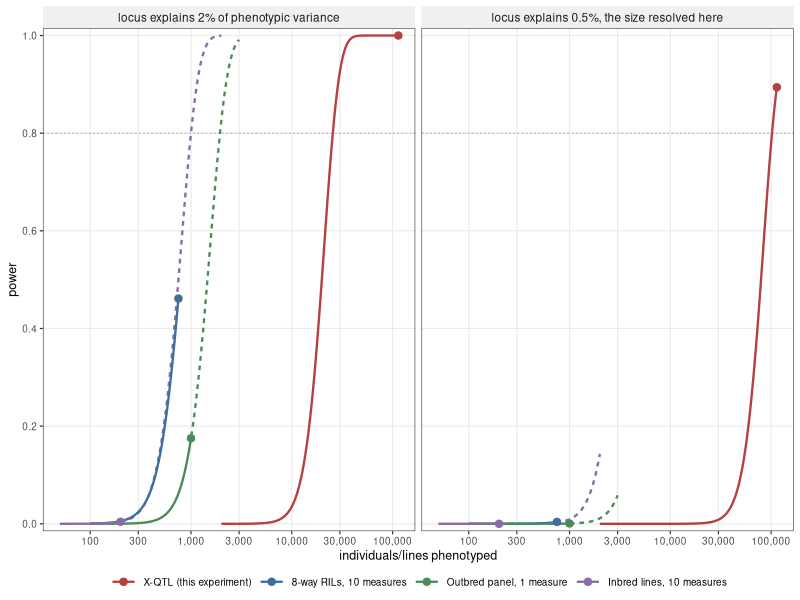

Write the R code that produced this figure.
# make_FigS2.R -- power against experiment size, four designs.
#
#   Rscript temp_aging/make_FigS2.R
#
# THE POINT. X-QTL is much LESS efficient per fly than a design that genotypes
# and phenotypes individuals -- pooling and sequencing only the selected tail
# discards what a replicated line mean keeps. Its advantage is that screening
# flies for longevity is cheap and effectively unlimited, so the experiment can
# be two orders of magnitude larger. Each curve therefore stops where that
# design realistically stops:
#
#   solid  = the size these experiments are actually run at
#   dotted = plausible extension
#     inbred lines  200 -> 2,000   rumoured extension of the panel
#     outbred      1000 -> 3,000   a guess; nothing supports a specific ceiling
#     8-way RILs   no extension    the panel is not expected to exceed 750
#     X-QTL        no extension    114,000 is this experiment, per treatment
#
# Two panels: a locus explaining 2% of individual phenotypic variance, and one
# explaining 0.5% -- the size this experiment actually resolves.
#
# Base population: Vp = 1, h2 = 50%, MAF 0.15 for the two SNP designs. Inbred
# lines and RILs are
# phenotyped 10 times each; inbreeding doubles both the locus variance and the
# unlinked background so those cancel, and the gain is replication cutting Ve.
#
# Thresholds are each design's own genome-wide bar: 0.05/1e6 for the SNP panels,
# 0.05/1e4 for the RIL linkage scan, and the paper's own LWP 7.5 for X-QTL --
# stricter than a Bonferroni over 268 tiles, so X-QTL is handicapped here.

suppressMessages(library(tidyverse))

OUT  <- "temp_aging/FigureS2_plot.png"
LOCI <- c("locus explains 2% of phenotypic variance"    = 0.02,
          "locus explains 0.5%, the size resolved here" = 0.005)
p    <- 0.15; q <- 1-p
Vp   <- 1; h2 <- 0.5; Vg <- h2*Vp; Ve <- Vp-Vg; r <- 10
P_SEL <- 0.05; ibar <- dnorm(qnorm(1-P_SEL))/P_SEL; k <- 2

thr1 <- qchisq(0.05/1e6, 1, lower.tail = FALSE)
thr7 <- qchisq(0.05/1e4, 7, lower.tail = FALSE)
thrX <- qchisq(10^-7.5,  7, lower.tail = FALSE)

# inbreeding doubles the locus variance AND the unlinked background, so those
# cancel in the ratio; the gain is replication cutting Ve
R2_line <- function(Q) { vl <- 2*Q; vb <- 2*(Vg-Q); vl/(vl + vb + Ve/r) }

pow_R2 <- function(n, R2, df, thr) pchisq(thr, df, ncp = n*R2/(1-R2), lower.tail = FALSE)
pow_X  <- function(N, Q, thr) pchisq(thr, 7, ncp = (N*P_SEL)*ibar^2*(100*Q)/(100*k),
                                     lower.tail = FALSE)
curve_for <- function(design, n, Q) switch(design,
  "Outbred panel, 1 measure"  = pow_R2(n, Q/Vp,       1, thr1),
  "Inbred lines, 10 measures" = pow_R2(n, R2_line(Q), 1, thr1),
  "8-way RILs, 10 measures"   = pow_R2(n, R2_line(Q), 7, thr7),
  "X-QTL (this experiment)"   = pow_X(n, Q, thrX))

SPEC <- tribble(
  ~design,                       ~lo,  ~run,   ~reach,
  "Outbred panel, 1 measure",     100,   1000,   3000,
  "Inbred lines, 10 measures",     50,    200,   2000,
  "8-way RILs, 10 measures",      100,    750,    750,
  "X-QTL (this experiment)",     2000, 114000, 114000)

grid <- function(a, b) exp(seq(log(a), log(b), length.out = 400))
d <- map_dfr(names(LOCI), function(lab) {
  Q <- LOCI[[lab]]
  pmap_dfr(SPEC, function(design, lo, run, reach) {
    nn <- sort(unique(c(grid(lo, reach), run)))
    pw <- curve_for(design, nn, Q)              # compute before tibble(), or the
    tibble(locus = lab, design = design, n = nn, power = pw,  # column masks the arg
           part = ifelse(nn <= run, "run", "reach"))
  })
})
pts <- map_dfr(names(LOCI), function(lab) {
  Q <- LOCI[[lab]]
  SPEC %>% transmute(locus = lab, design, n = run,
                     power = map2_dbl(design, run, ~curve_for(.x, .y, Q)))
})

cat("power at the size each design is actually run at:\n")
print(as.data.frame(pts %>% mutate(power = round(power, 4))), row.names = FALSE)

LEV <- c("X-QTL (this experiment)", "8-way RILs, 10 measures",
         "Outbred panel, 1 measure", "Inbred lines, 10 measures")
COL <- c("#B4413F", "#3D6E9C", "#4E8A5B", "#8A6BA8"); names(COL) <- LEV
d   <- d   %>% mutate(design = factor(design, levels = LEV),
                      locus  = factor(locus,  levels = names(LOCI)))
pts <- pts %>% mutate(design = factor(design, levels = LEV),
                      locus  = factor(locus,  levels = names(LOCI)))

g <- ggplot(d, aes(n, power, colour = design)) +
  geom_hline(yintercept = 0.8, linewidth = 0.3, colour = "grey65", linetype = "22") +
  geom_line(aes(linetype = part, group = interaction(design, part)), linewidth = 0.8) +
  geom_point(data = pts, size = 2.2) +
  facet_wrap(~locus, ncol = 2) +
  scale_x_log10(breaks = c(100, 300, 1000, 3000, 10000, 30000, 100000),
                labels = c("100","300","1,000","3,000","10,000","30,000","100,000")) +
  scale_y_continuous(limits = c(0,1), breaks = seq(0,1,0.2), expand = expansion(0.015)) +
  scale_colour_manual(values = COL, name = NULL) +
  scale_linetype_manual(values = c(run = "solid", reach = "22"), guide = "none") +
  labs(x = "individuals/lines phenotyped", y = "power") +
  theme_bw(base_size = 9) +
  theme(panel.grid.minor = element_blank(),
        strip.background = element_rect(fill = "grey94", colour = NA),
        strip.text = element_text(size = 8.5),
        legend.position = "bottom", legend.margin = margin(t = -4),
        legend.key.width = unit(20, "pt"))

ggsave(OUT, g, width = 7.2, height = 3.6, dpi = 300)
cat("\nWrote", OUT, "\n")
